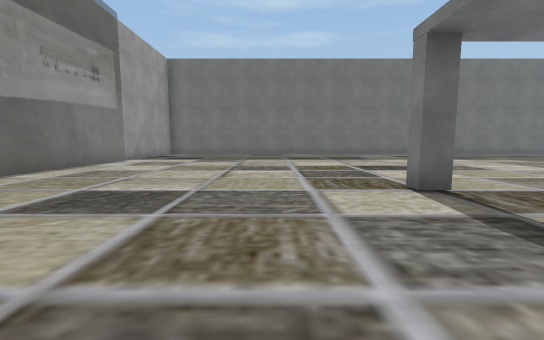
view 1 (above)

20 first-person views from a walk through a Unity game level. The camera is 1.4 m above the floor, tilts 6° down and sees 90° across. The floor is counted in squares, 2 m on a side. Each view is taken from the middle of a square. On the plan, view 1 faces up. The plan holds only what a view shows up to about 9 squares ahead; the rest is blank. The player is left out. Some surface patterns are stand-ins.

view 2
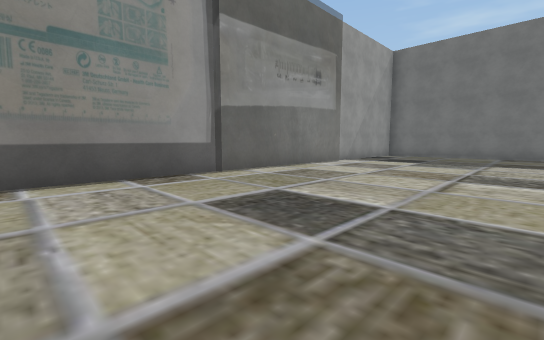

view 3
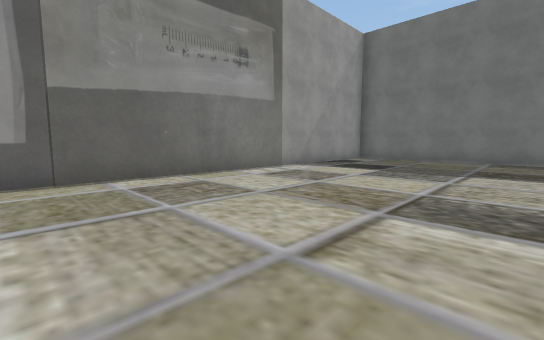

view 4
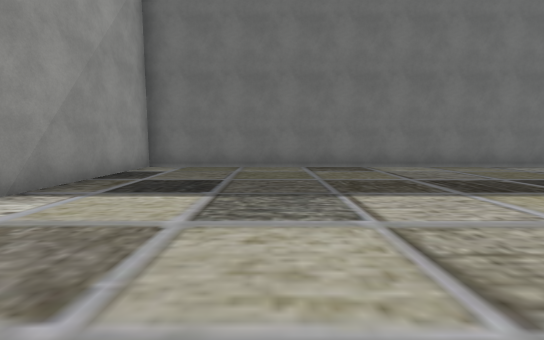

view 5
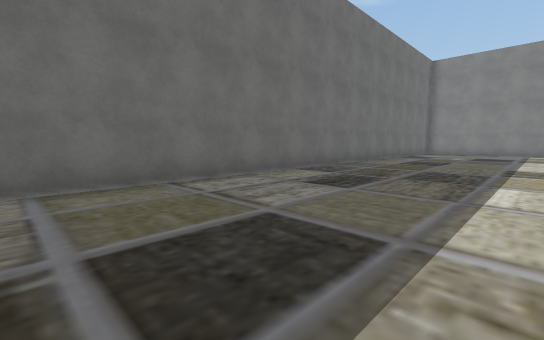

view 6
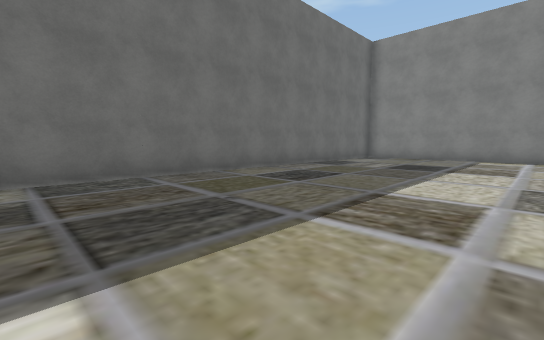

view 7
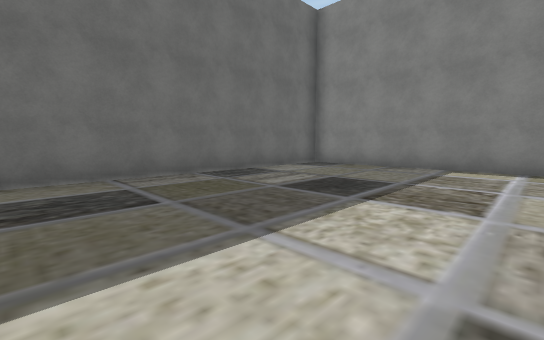

view 8
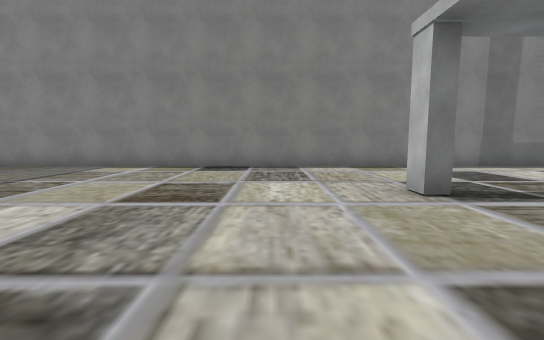

view 9
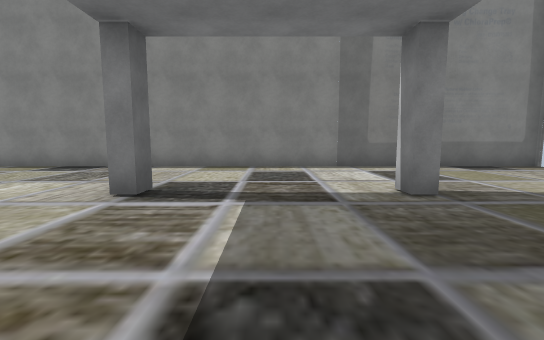

view 10
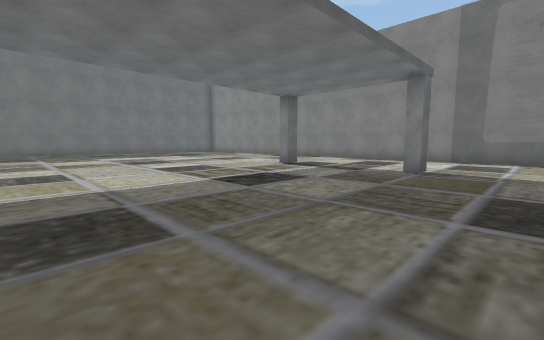

view 11
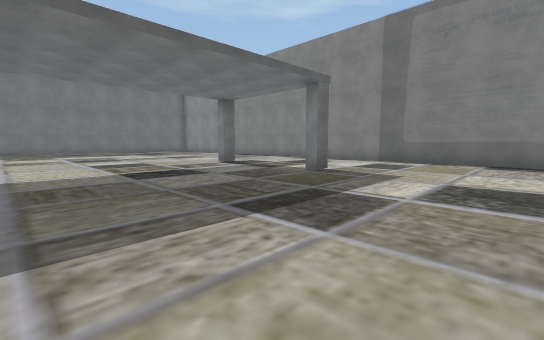

view 12
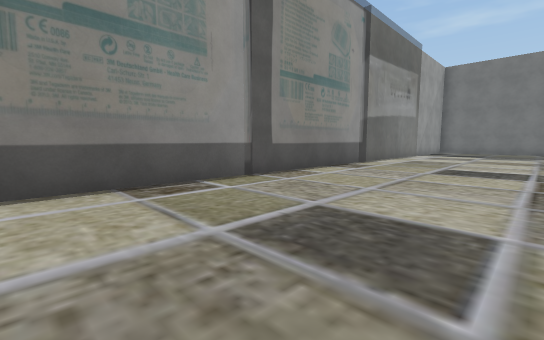

view 13
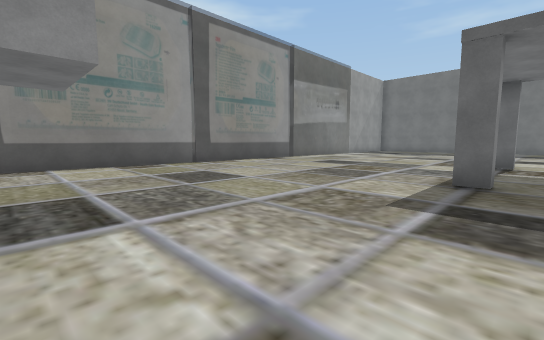

view 14
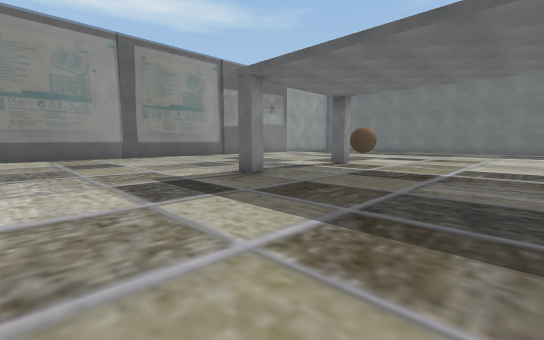

view 15
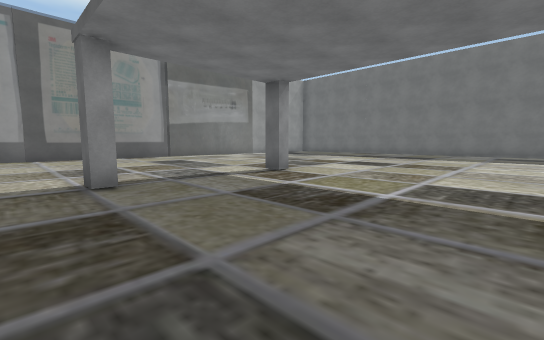

view 16
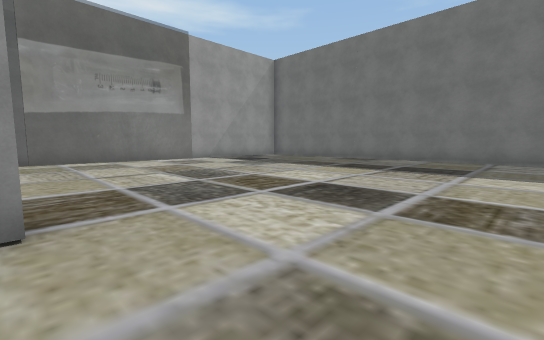

view 17
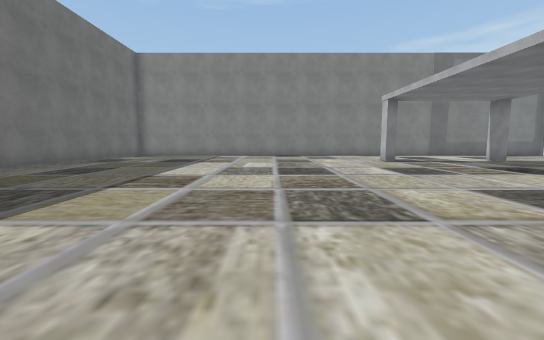

view 18
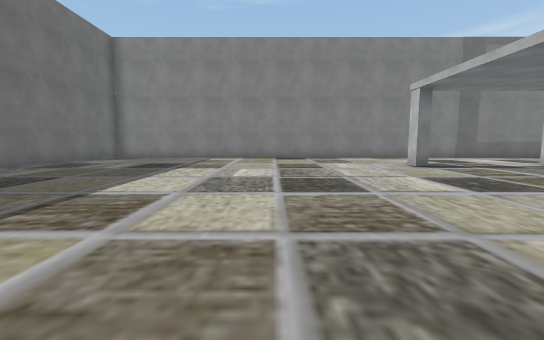

view 19
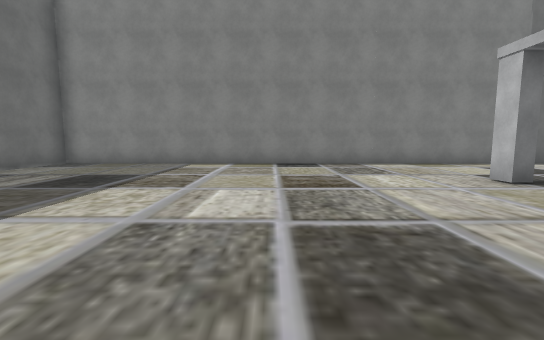

view 20
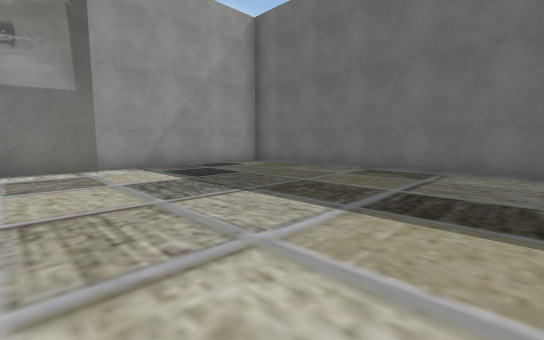

### Floor plan
Points are (right, up) in squares from view 1. A wall is a line through its corners. A room is listed if a view was taken in it or the views show most of it. See-through windows are left out.
Room 1 (views 1, 2, 3, 4, 5, 6, 7, 8, 9, 10, 11, 12, 13, 14, 15, 16, 17, 18, 19, 20)
walls: (2.5, 4.1) (2.5, 3.7) (2, 3.7) (2, 4.1); (2.5, -0.1) (2, -0.1); (14.9, 3.7) (14.4, 3.7) (14.4, 4.1) (15, 4.1); (14.4, 0.2) (15, 0.2); (15, -0.1) (14.4, -0.1); (18.7, -5.6) (18.7, 14.6) (-5.4, 14.6) (-5.4, -5)
objects: ball (6, -3)

Positions as (right, up) in squares from view 1, and headings:
1: (0, 0), facing up
2: (0, 1), facing up-left
3: (0, 4), facing up-left
4: (-2, 7), facing up
5: (2, 10), facing up-right
6: (7, 9), facing up-right
7: (11, 9), facing up-right
8: (11, 6), facing right
9: (11, 2), facing right
10: (8, -2), facing up-right
11: (9, -4), facing up-right
12: (-1, -4), facing up-left
13: (3, -5), facing up-left
14: (7, -4), facing up-left
15: (7, -1), facing up-left
16: (5, 4), facing up-left
17: (5, 8), facing right
18: (7, 8), facing right
19: (10, 8), facing right
20: (2, 8), facing up-left
